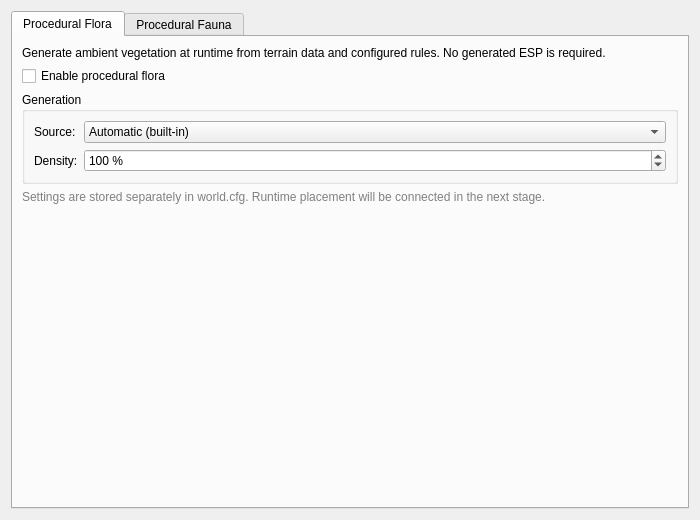
<?xml version="1.0" encoding="UTF-8"?>
<ui version="4.0">
 <class>WorldPage</class>
 <widget class="QWidget" name="WorldPage">
  <property name="geometry">
   <rect>
    <x>0</x>
    <y>0</y>
    <width>700</width>
    <height>520</height>
   </rect>
  </property>
  <property name="windowTitle">
   <string>World</string>
  </property>
  <layout class="QVBoxLayout" name="verticalLayout">
   <item>
    <widget class="QTabWidget" name="worldTabWidget">
     <property name="currentIndex">
      <number>0</number>
     </property>
     <widget class="QWidget" name="floraTab">
      <attribute name="title">
       <string>Procedural Flora</string>
      </attribute>
      <layout class="QVBoxLayout" name="floraTabLayout">
       <item>
        <widget class="QLabel" name="floraDescriptionLabel">
         <property name="wordWrap">
          <bool>true</bool>
         </property>
         <property name="text">
          <string>Generate ambient vegetation at runtime from terrain data and configured rules. No generated ESP is required.</string>
         </property>
        </widget>
       </item>
       <item>
        <widget class="QCheckBox" name="proceduralFloraEnabledCheckBox">
         <property name="text">
          <string>Enable procedural flora</string>
         </property>
        </widget>
       </item>
       <item>
        <widget class="QGroupBox" name="proceduralFloraOptionsWidget">
         <property name="title">
          <string>Generation</string>
         </property>
         <layout class="QFormLayout" name="proceduralFloraFormLayout">
          <item row="0" column="0">
           <widget class="QLabel" name="proceduralFloraSourceLabel">
            <property name="text">
             <string>Source:</string>
            </property>
           </widget>
          </item>
          <item row="0" column="1">
           <widget class="QComboBox" name="proceduralFloraSourceComboBox">
            <item>
             <property name="text">
              <string>Automatic (built-in)</string>
             </property>
            </item>
            <item>
             <property name="text">
              <string>Groundcover mods</string>
             </property>
            </item>
            <item>
             <property name="text">
              <string>Automatic + Groundcover mods</string>
             </property>
            </item>
           </widget>
          </item>
          <item row="1" column="0">
           <widget class="QLabel" name="proceduralFloraDensityLabel">
            <property name="text">
             <string>Density:</string>
            </property>
           </widget>
          </item>
          <item row="1" column="1">
           <widget class="QSpinBox" name="proceduralFloraDensitySpinBox">
            <property name="suffix">
             <string> %</string>
            </property>
            <property name="minimum">
             <number>0</number>
            </property>
            <property name="maximum">
             <number>200</number>
            </property>
            <property name="singleStep">
             <number>5</number>
            </property>
            <property name="value">
             <number>100</number>
            </property>
           </widget>
          </item>
         </layout>
        </widget>
       </item>
       <item>
        <widget class="QLabel" name="floraStatusLabel">
         <property name="styleSheet">
          <string notr="true">color: #808080;</string>
         </property>
         <property name="wordWrap">
          <bool>true</bool>
         </property>
         <property name="text">
          <string>Settings are stored separately in world.cfg. Runtime placement will be connected in the next stage.</string>
         </property>
        </widget>
       </item>
       <item>
        <spacer name="floraVerticalSpacer">
         <property name="orientation">
          <enum>Qt::Vertical</enum>
         </property>
         <property name="sizeHint" stdset="0">
          <size>
           <width>20</width>
           <height>40</height>
          </size>
         </property>
        </spacer>
       </item>
      </layout>
     </widget>
     <widget class="QWidget" name="faunaTab">
      <attribute name="title">
       <string>Procedural Fauna</string>
      </attribute>
      <layout class="QVBoxLayout" name="faunaTabLayout">
       <item>
        <widget class="QLabel" name="faunaDescriptionLabel">
         <property name="wordWrap">
          <bool>true</bool>
         </property>
         <property name="text">
          <string>Fish, birds, insects and other ambient fauna systems, separate from flora, will be configured here.</string>
         </property>
        </widget>
       </item>
       <item>
        <widget class="QLabel" name="faunaStatusLabel">
         <property name="styleSheet">
          <string notr="true">color: #808080;</string>
         </property>
         <property name="text">
          <string>Status: placeholder UI for upcoming implementation.</string>
         </property>
        </widget>
       </item>
       <item>
        <spacer name="faunaVerticalSpacer">
         <property name="orientation">
          <enum>Qt::Vertical</enum>
         </property>
         <property name="sizeHint" stdset="0">
          <size>
           <width>20</width>
           <height>40</height>
          </size>
         </property>
        </spacer>
       </item>
      </layout>
     </widget>
    </widget>
   </item>
  </layout>
 </widget>
 <resources/>
 <connections/>
</ui>
